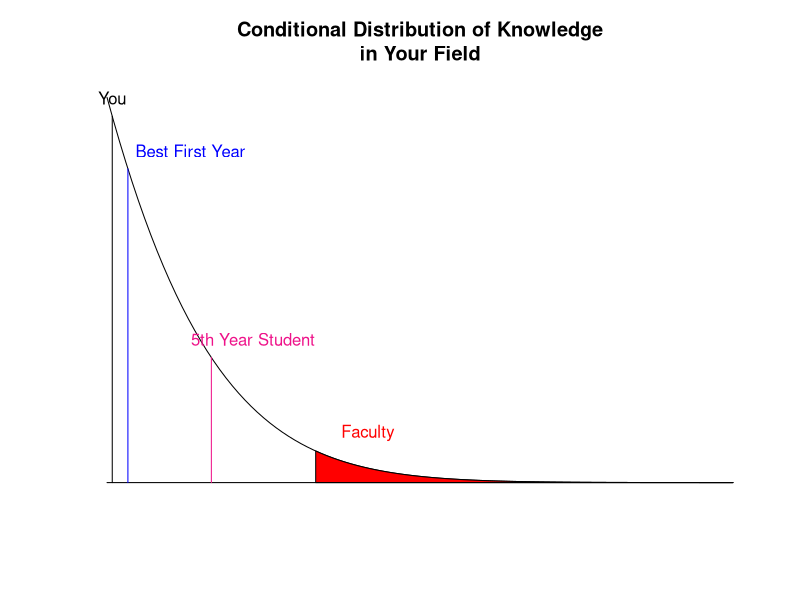
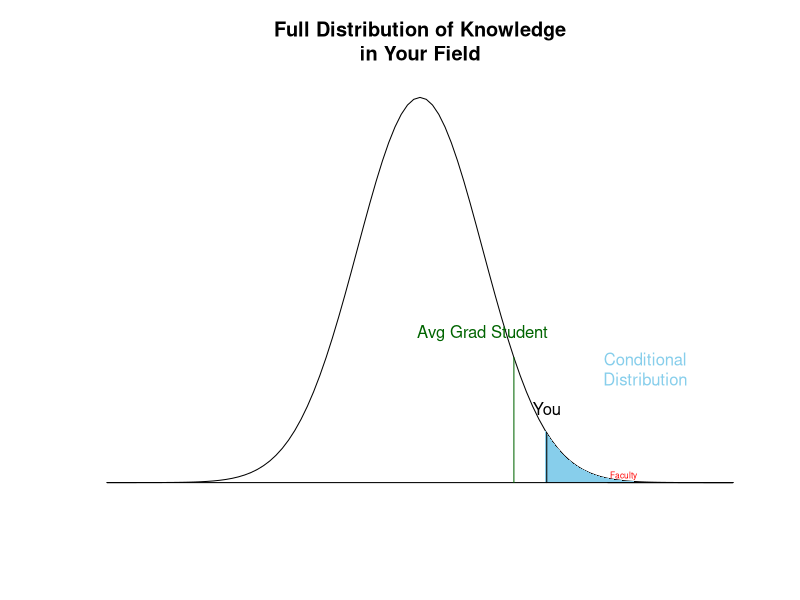

Source code (R) for these figures, in order:
## ---- chunk 1
library(knitr)
opts_chunk$set(echo = FALSE, prompt = FALSE, message = FALSE, 
               warning = FALSE, comment = "", results = 'hide')
## ---- chunk 2
start = xstart = 2
xend = end = 5

xend = end
start = start + 1

mids = seq(start,end,0.01)
cord.x <- c(start,mids,end) 
cord.y <- c(0,dnorm(mids),0) 
plot(dnorm, from = xstart, to=xend, ylab = "", 
     xlab = "", 
     main = "Conditional Distribution of Knowledge\nin Your Field", 
     xaxt = "n", yaxt = "n", bty= "n" )
polygon(cord.x,cord.y,col='red')
text(x = start + 0.25, y = dnorm(start) + 0.0025, "Faculty", col= "red")
segments(x0 = xstart, x1 = xend, y0 = 0, y1 = 0)
eps = .025
segments( x0 = xstart + eps, x1 = xstart + eps, 
          y0 = 0,
          y1 = dnorm(xstart + eps), 
          lty ="solid")
text(x = xstart + eps, y = dnorm(xstart + eps) + 0.0025, "You")
eps = 0.1
segments( x0 = xstart + eps, x1 = xstart + eps, 
          y0 = 0,
          y1 = dnorm(xstart + eps),
          col = "blue")
text(x = xstart + eps + 0.3, 
     y = dnorm(xstart + eps) + 0.0025, 
     "Best First Year", col = "blue")
eps = 0.5
segments( x0 = xstart + eps, x1 = xstart + eps, 
          y0 = 0,
          y1 = dnorm(xstart + eps), 
          col ="deeppink2")
text(x = xstart + eps + 0.2, 
     y = dnorm(xstart + eps) + 0.0025, 
     "5th Year Student", col = "deeppink2")
## ---- chunk 3
start = xstart
end = xend
mids = seq(start,end,0.01)
cord.x <- c(start,mids,end) 
cord.y <- c(0,dnorm(mids),0) 

plot(dnorm, from = -xend, to = xend, ylab = "", 
     xlab = "", 
     main = "Full Distribution of Knowledge\nin Your Field", 
     xaxt = "n", yaxt = "n", bty= "n")
polygon(cord.x, cord.y, col = 'skyblue', border = NA)
segments(x0 = -xend, x1 = xend, y0 = 0, y1 = 0)
text(x = xstart + eps + 1.1, 
     y = dnorm(xstart + eps) + 0.1, 
     "Conditional\nDistribution", col = "skyblue")
eps = .025
segments( x0 = xstart + eps, x1 = xstart + eps, 
          y0 = 0,
          y1 = dnorm(xstart + eps), 
          lty = "solid")
text(x = xstart + eps, 
     y = dnorm(xstart + eps) + 0.025, 
     "You")
eps = .5
segments( x0 = xstart - eps, x1 = xstart - eps, 
          y0 = 0,
          y1 = dnorm(xstart - eps), 
          lty = "solid", 
          col = "darkgreen")
text(x = xstart - eps - 0.5, y = dnorm(xstart - eps) + 0.025, 
     "Avg Grad Student", col = "darkgreen")

text(x = start + 1.25, y = dnorm(start + 1) + 0.0025,
     "Faculty", 
     cex = 0.5,
     col = "red")
segments(x0 = xstart + 1, x1 = xend, y0 = 0, y1 = 0)
